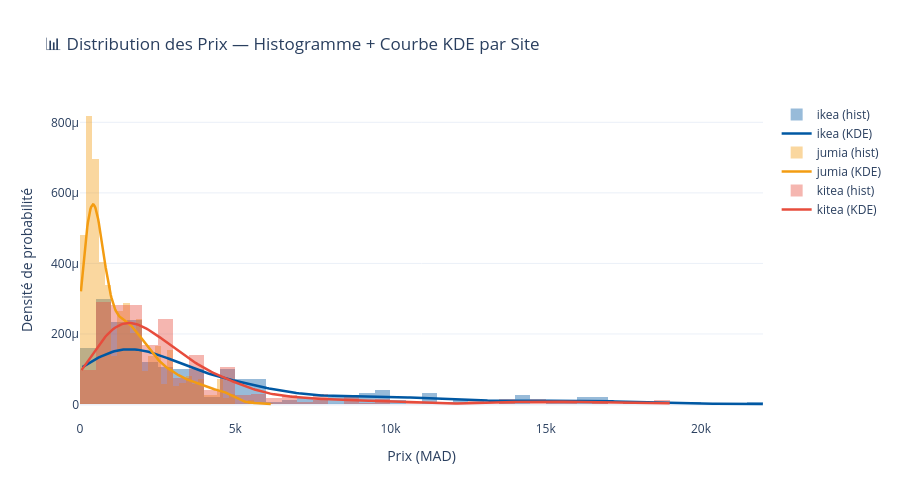

Notebook cell for this chart:
### Markdown cell above
## 📊 Étape 10 — Distribution des prix (Histogramme + KDE)
> KDE = Kernel Density Estimation — courbe de densité de probabilité  
> Montre la vraie forme de la distribution des prix par site

### Code cell
# Histogramme + KDE par site
fig_kde = go.Figure()

for site in df_clean['site'].unique():
    data = df_clean[df_clean['site']==site]['prix'].dropna()
    

    # Histogramme
    fig_kde.add_trace(go.Histogram(
        x=data, name=f'{site} (hist)',
        opacity=0.4,
        marker_color=COLORS[site],
        nbinsx=50,
        histnorm='probability density',
        showlegend=True
    ))
    
    # KDE via scipy
    from scipy.stats import gaussian_kde
    kde = gaussian_kde(data)
    x_range = np.linspace(data.min(), data.max(), 300)
    y_kde = kde(x_range)
    
    fig_kde.add_trace(go.Scatter(
        x=x_range, y=y_kde,
        mode='lines',
        name=f'{site} (KDE)',
        line=dict(color=COLORS[site], width=2.5),
        showlegend=True
    ))

fig_kde.update_layout(
    title='📊 Distribution des Prix — Histogramme + Courbe KDE par Site',
    xaxis_title='Prix (MAD)',
    yaxis_title='Densité de probabilité',
    barmode='overlay',
    template='plotly_white',
    height=500
)
fig_kde.show()
with open(os.path.join(OUTPUTS_DIR,'fig_kde.json'),'w') as f: f.write(fig_kde.to_json())

# Coefficient de variation (volatilité)
print("\n=== VOLATILITÉ DES PRIX (Coefficient de Variation) ===\n")
print("CV = Écart-type / Moyenne × 100")
print("CV < 30% = stable | 30-60% = modéré | > 60% = très volatile\n")

for site in df_clean['site'].unique():
    data = df_clean[df_clean['site']==site]['prix'].dropna()
    cv = data.std() / data.mean() * 100
    niveau = "stable" if cv < 30 else "modéré" if cv < 60 else "très volatile"
    print(f"  {site:8}: CV = {cv:.1f}% → {niveau}")

print("\n✅ fig_kde.json sauvegardé")

### Figure 1 — Plotly figure (JSON) as saved in the notebook; plotly's stock layout.template omitted (floating-point values rounded to 4 significant figures; data arrays with more than 128 entries replaced by an {"elided": "..."} marker saying what was removed)
{"data": [{"histnorm": "probability density", "marker": {"color": "#0058A3"}, "name": "ikea (hist)", "nbinsx": 50, "opacity": 0.4, "showlegend": true, "type": "histogram", "x": {"elided": "300 int values"}}, {"line": {"color": "#0058A3", "width": 2.5}, "mode": "lines", "name": "ikea (KDE)", "showlegend": true, "type": "scatter", "x": {"elided": "300 float values"}, "y": {"elided": "300 float values"}}, {"histnorm": "probability density", "marker": {"color": "#F39C12"}, "name": "jumia (hist)", "nbinsx": 50, "opacity": 0.4, "showlegend": true, "type": "histogram", "x": {"elided": "1302 float values"}}, {"line": {"color": "#F39C12", "width": 2.5}, "mode": "lines", "name": "jumia (KDE)", "showlegend": true, "type": "scatter", "x": {"elided": "300 float values"}, "y": {"elided": "300 float values"}}, {"histnorm": "probability density", "marker": {"color": "#E74C3C"}, "name": "kitea (hist)", "nbinsx": 50, "opacity": 0.4, "showlegend": true, "type": "histogram", "x": {"elided": "1237 int values"}}, {"line": {"color": "#E74C3C", "width": 2.5}, "mode": "lines", "name": "kitea (KDE)", "showlegend": true, "type": "scatter", "x": {"elided": "300 float values"}, "y": {"elided": "300 float values"}}], "layout": {"barmode": "overlay", "height": 500, "title": {"text": "📊 Distribution des Prix — Histogramme + Courbe KDE par Site"}, "xaxis": {"title": {"text": "Prix (MAD)"}}, "yaxis": {"title": {"text": "Densité de probabilité"}}}}
